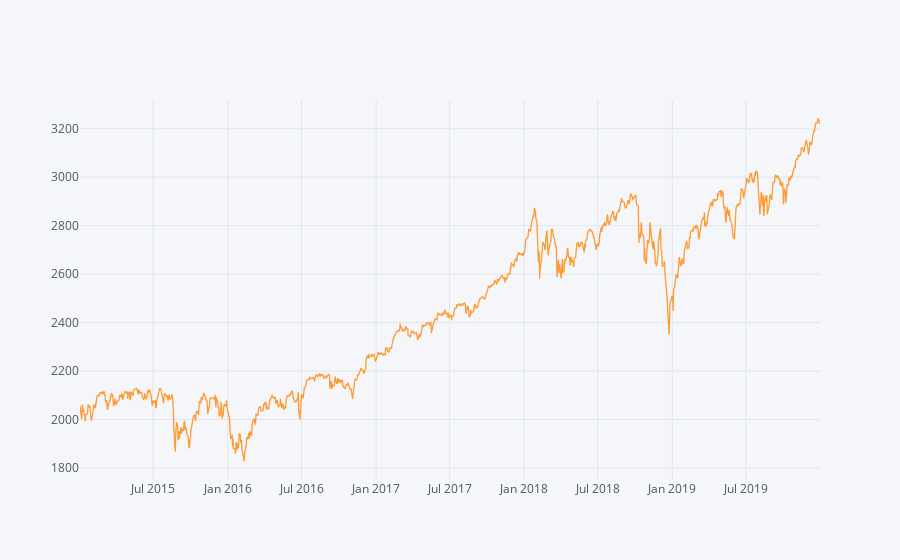

Notebook source saved alongside this figure:
### Code cell
spy['Close'].iplot(kind='line')

### Figure 1 — Plotly figure (JSON) as saved in the notebook; plotly's stock layout.template omitted (floating-point values rounded to 4 significant figures; data arrays with more than 128 entries replaced by an {"elided": "..."} marker saying what was removed)
{"data": [{"line": {"color": "rgba(255, 153, 51, 1.0)", "dash": "solid", "shape": "linear", "width": 1.3}, "mode": "lines", "name": "Close", "text": "", "type": "scatter", "x": {"elided": "1258 str values"}, "y": {"elided": "1258 float values"}}], "layout": {"legend": {"bgcolor": "#F5F6F9", "font": {"color": "#4D5663"}}, "paper_bgcolor": "#F5F6F9", "plot_bgcolor": "#F5F6F9", "title": {"font": {"color": "#4D5663"}}, "xaxis": {"gridcolor": "#E1E5ED", "showgrid": true, "tickfont": {"color": "#4D5663"}, "title": {"font": {"color": "#4D5663"}, "text": ""}, "zerolinecolor": "#E1E5ED"}, "yaxis": {"gridcolor": "#E1E5ED", "showgrid": true, "tickfont": {"color": "#4D5663"}, "title": {"font": {"color": "#4D5663"}, "text": ""}, "zerolinecolor": "#E1E5ED"}}}
